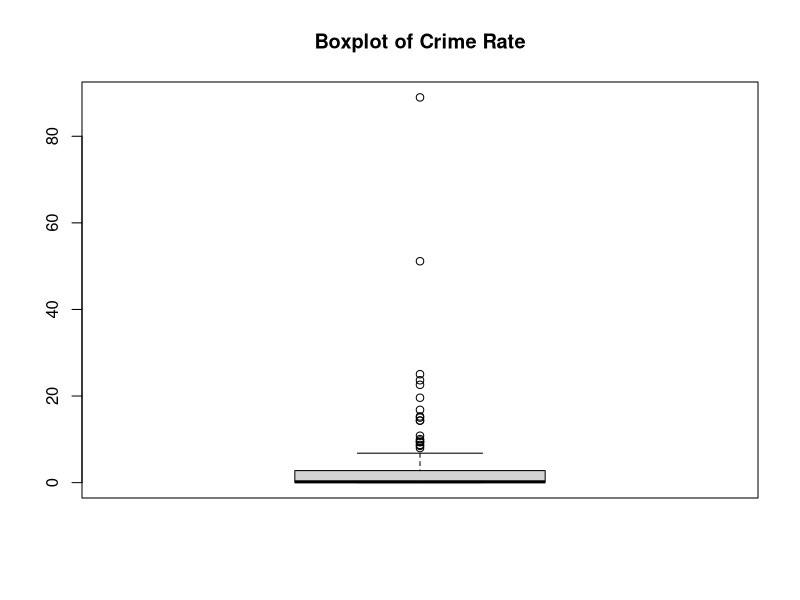
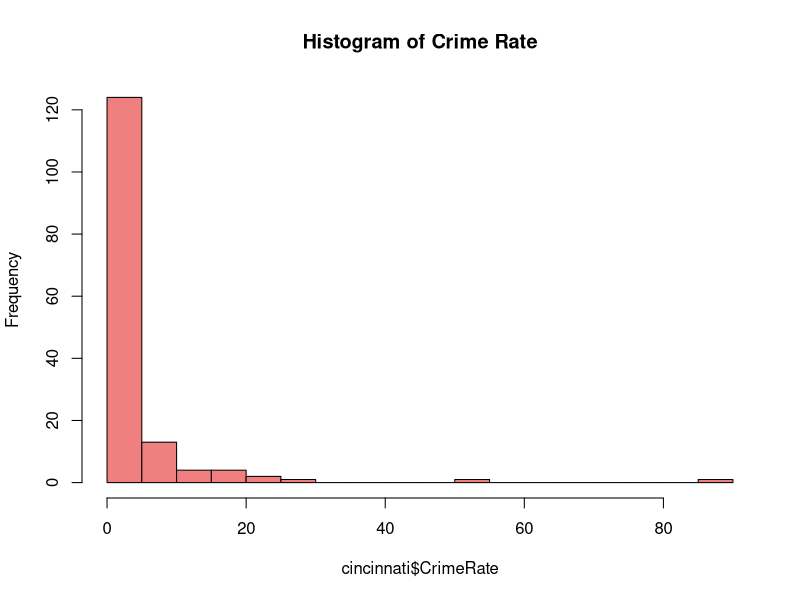
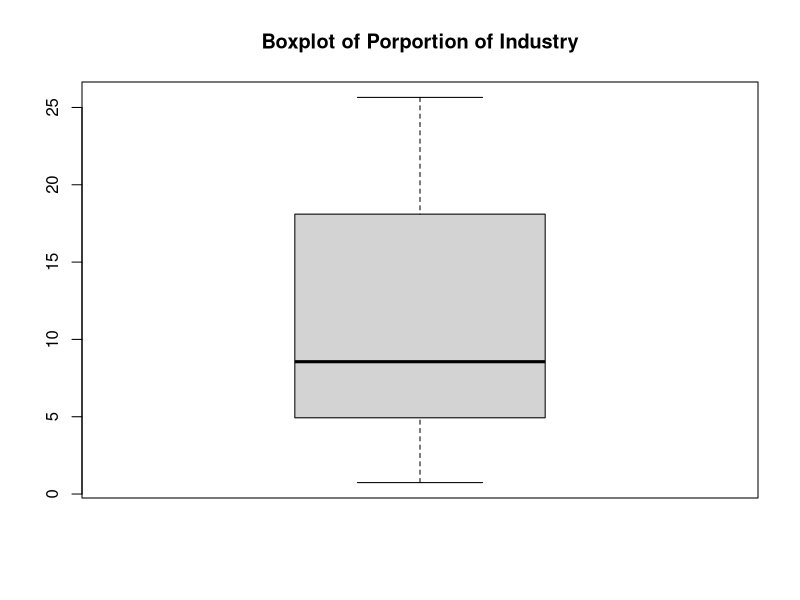
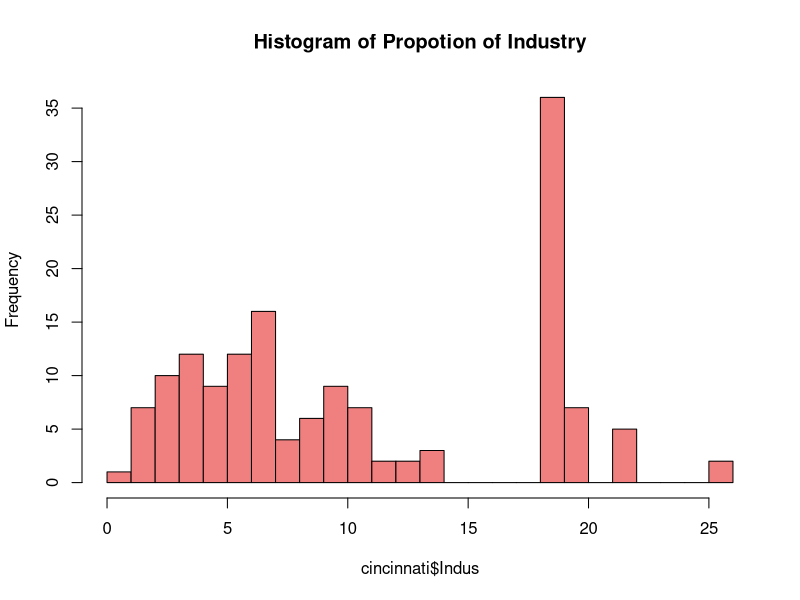
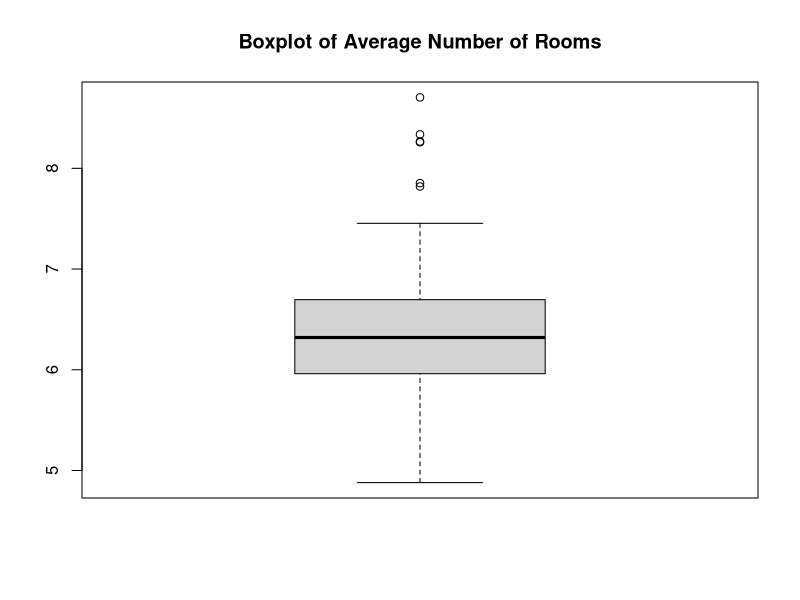
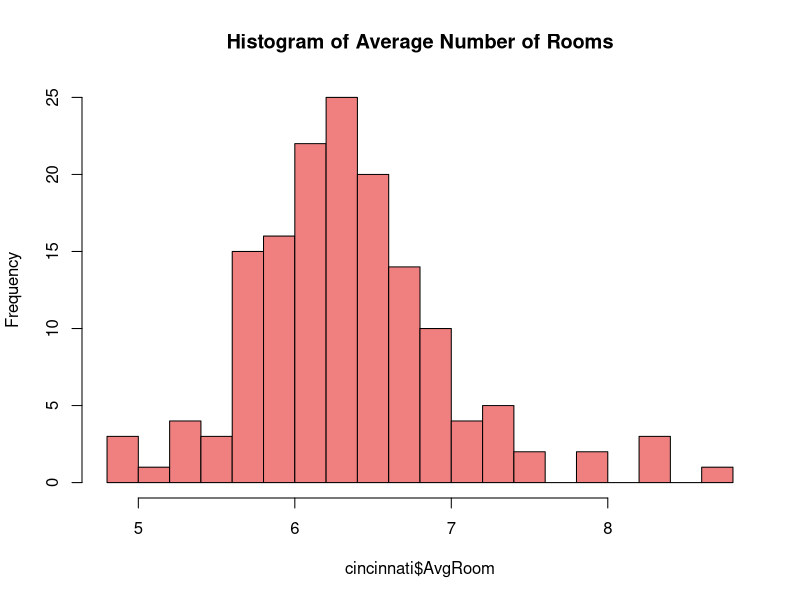
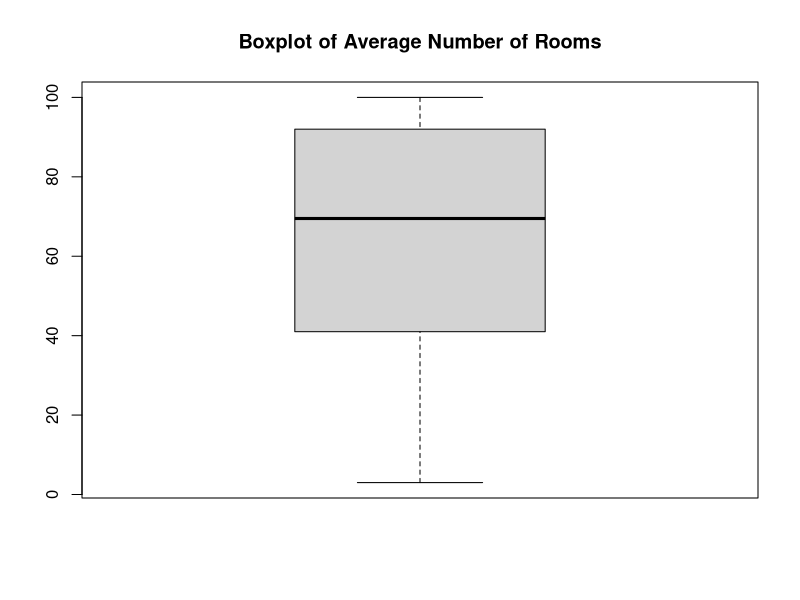
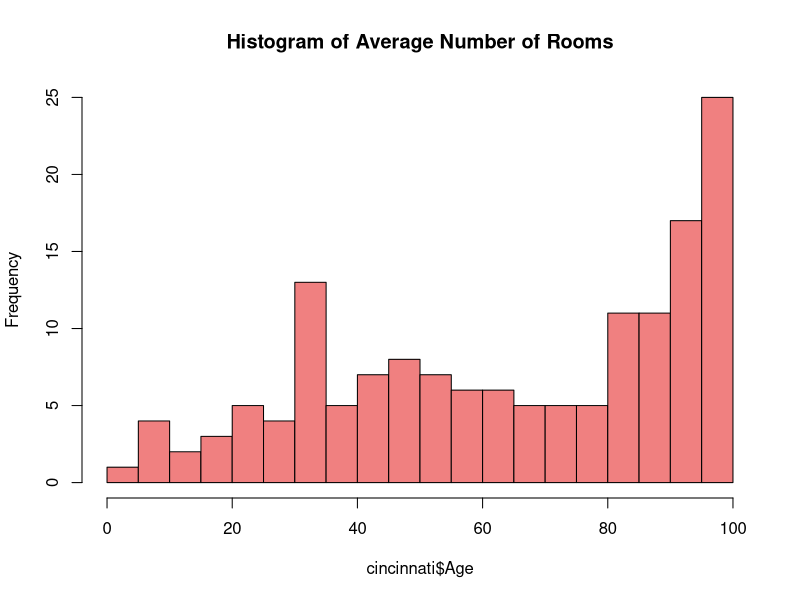

These figures' R source, in order: (Note: this script raises an error after producing the figures.)
## ---- chunk 1

#CrimeRate - Per capita crime rate by city
#Indus - Proportion of non-retail business acres per city.
#River – River front or not (1-bounds river; 0-otherwise)
#AvgRoom - Average number of rooms per dwelling per city
#Age – Average age of a house by city
#Tax - full-value property-tax rate per $10,000
#PTRatio - pupil-teacher ratio by city
#LStat - % lower status of the population by city
#MedPrice - Median price of owner-occupied homes in $1000's

#Load necessary libraries
#------------------------
library(tidyverse)
library(ggplot2)
library(GGally)

#Ingest data
#------------------------
cincinnati <- read_csv("CINCINNATI.csv")
head(cincinnati)

## ---- chunk 2
#Data cleaning
#------------------------

#Check for missing values
any(is.na(cincinnati))

#Check for duplicates
colSums(is.na(cincinnati))

#Check for correct format
str(cincinnati$CrimeRate)
str(cincinnati$Indus)
str(cincinnati$River)
str(cincinnati$AvgRoom)
str(cincinnati$Age)
str(cincinnati$Tax)
str(cincinnati$PTRatio)
str(cincinnati$LStat)
str(cincinnati$MedPrice)

#Check for inconsistencies/invalid values
any(cincinnati$CrimeRate < 0)
any(cincinnati$Indus <= 0)
any(cincinnati$River < 0 | cincinnati$River > 1)
any(cincinnati$AvgRoom < 0)
any(cincinnati$Age < 0)
any(cincinnati$Age <= 0)
any(cincinnati$Tax <= 0)
any(cincinnati$PTRatio <= 0)
any(cincinnati$PTRatio <= 0)
any(cincinnati$LStat < 0 | cincinnati$LStat > 100)
any(cincinnati$MedPrice <= 0)

#Look for outliers, determine how to handle them
summary(cincinnati$CrimeRate)
boxplot(cincinnati$CrimeRate, main = "Boxplot of Crime Rate")
hist(cincinnati$CrimeRate, breaks = 20, col = "lightcoral", main = "Histogram of Crime Rate")
#Conclusion: There are two high crimerate outliers, but they are still reasonable, and without knowing which city the crime rate is associated with, there's no way to investigate to see if we can justify removing it 

summary(cincinnati$Indus)
boxplot(cincinnati$Indus, main = "Boxplot of Porportion of Industry")
hist(cincinnati$Indus, breaks = 20, col = "lightcoral", main = "Histogram of Propotion of Industry")
#Conclusion: No outliers

summary(cincinnati$AvgRoom)
boxplot(cincinnati$AvgRoom, main = "Boxplot of Average Number of Rooms")
hist(cincinnati$AvgRoom, breaks = 20, col = "lightcoral", main = "Histogram of Average Number of Rooms")
#Conclusion: No outliers

summary(cincinnati$Age)
boxplot(cincinnati$Age, main = "Boxplot of Average Number of Rooms")
hist(cincinnati$Age, breaks = 20, col = "lightcoral", main = "Histogram of Average Number of Rooms")
#Conclusion: No outliers

summary(cincinnati$Tax)
boxplot(cincinnati$Tax, main = "Boxplot of Tax Rate")
hist(cincinnati$Tax, breaks = 20, col = "lightcoral", main = "Histogram of Tax Rate")
outlier <- subset(cincinnati, Tax == 666)
outlier
#Conclusion: Initially it looks like there is an outlier on 666, but upon further examination, there are 36 records with this value, meaning it's not an outlier

summary(cincinnati$PTRatio)
boxplot(cincinnati$PTRatio, main = "Boxplot of Pupil-teacher ratio")
hist(cincinnati$PTRatio, breaks = 20, col = "lightcoral", main = "Histogram of Pupil-teacher ratio")
#Conclusion: One entry is a bit low, but not an outlier

summary(cincinnati$LStat)
boxplot(cincinnati$LStat, main = "Boxplot of Lower Status Proportion")
hist(cincinnati$LStat, breaks = 20, col = "lightcoral", main = "Histogram of Lower Status Proportion")
#Conclusion: No outliers

summary(cincinnati$MedPrice)
boxplot(cincinnati$MedPrice, main = "Boxplot of Median House Price")
hist(cincinnati$MedPrice, breaks = 20, col = "lightcoral", main = "Histogram of Median House Price")
#Conclusion: No outliers
## ---- chunk 3
#Exploratory Analysis
#------------------------
#Analyze relationship between variables
ggpairs(cincinnati)
#Biggest impact on Median Home Price:
#-AvgRooms 0.747 (More rooms = more $)
#-LStat -0.751 (Lower status = less $)
#-PTRatio -0.575 (higher ratio = less teachers/student = less $)
#-Indus -0.574 (more non-retail business = less appealing to live at = less $)
#-Tax -0.540 (higher tax rate = lower $)
#-Age -0.482 (the older the house = less $)

#Possible Variable interdependency
#-Tax/CrimeRate 0.538
#-Tax/Indus 0.698
#-Age/Indus 0.671
#-LStat/Indus 0.645
#-LStat/AvgRoom -0.615
#-Tax/Age  0.508
#-Age/LStat 0.654
#-LStat/Tax 0.565


#Check linear regression assumption of linearity
ggplot(cincinnati, aes(x = CrimeRate, y = MedPrice)) + 
  geom_point() +  
  labs(title = "Crimerate vs Price",
       x = "Crimerate",
       y = "Price") +
  theme_minimal()             
#Result: Negative non-linear

ggplot(cincinnati, aes(x = River, y = MedPrice)) + 
  geom_point() +  
  labs(title = "River vs Price",
       x = "River",
       y = "Price") +
  theme_minimal()             
#Result: Small negative correlation for on river

ggplot(cincinnati, aes(x = AvgRoom, y = MedPrice)) + 
  geom_point() +  
  labs(title = "AvgRoom vs Price",
       x = "AvgRoom",
       y = "Price") +
  theme_minimal()             
#Result: Clear Positive Linear 

ggplot(cincinnati, aes(x = Age, y = MedPrice)) + 
  geom_point() +  
  labs(title = "Age vs Price",
       x = "Age",
       y = "Price") +
  theme_minimal()             
#Result: Negative Non-linear 

ggplot(cincinnati, aes(x = Tax, y = MedPrice)) + 
  geom_point() +  
  labs(title = "Tax vs Price",
       x = "Tax",
       y = "Price") +
  theme_minimal()             
#Result: Negative Correlation

ggplot(cincinnati, aes(x = PTRatio, y = MedPrice)) + 
  geom_point() +  
  labs(title = "PTRatio vs Price",
       x = "PTRatio",
       y = "Price") +
  theme_minimal()             
#Result: Loose linear negative

ggplot(cincinnati, aes(x = LStat, y = MedPrice)) + 
  geom_point() +  
  labs(title = "LStat vs Price",
       x = "LStat",
       y = "Price") +
  theme_minimal()             
#Result: Non-linear negative

## ---- chunk 4
#Linear Regression
#------------------------
model <- lm(MedPrice ~ CrimeRate + Indus + River + AvgRoom + Age + Tax + PTRatio + LStat, data = cincinnati)
summary(model)
## ---- chunk 5
# Investigating the RelationShip between Housing Age and Room Size
ggplot(cincinnati, aes(x = Age, y = AvgRoom)) +
  geom_point(color = "blue") +
  labs(title = "Relationship between Housing Age and Average Room Size",
       x = "Housing Age (Years)",
       y = "Average Number of Rooms") +
  theme_minimal()

# Calculate correlation coefficient
age_avgroom_cor <- cor(cincinnati$Age, cincinnati$AvgRoom)
print(paste("The Pearson correlation coefficient between Age and AvgRoom is:", round(age_avgroom_cor, 3)))

cor.test(cincinnati$Age, cincinnati$AvgRoom)

## ---- chunk 6
qqnorm(residuals(model), main = "Q–Q Plot of Model Residuals")
qqline(residuals(model), col = "red")
## ---- chunk 7
model_log <- lm(log(MedPrice) ~ CrimeRate + Indus + River + AvgRoom + Age + Tax + PTRatio + LStat, data = cincinnati)
qqnorm(residuals(model_log), main = "Q–Q Plot of log(MedPrice) Model Residuals")
qqline(residuals(model_log), col = "red")
summary(model_log)
## ---- chunk 8
#BOXCOX
library(MASS)
bc <- boxcox(model, plotit = TRUE)
lambda <- bc$x[which.max(bc$y)]
cat("Optimal lambda:", lambda, "\n")

## ---- chunk 9
lambda_opt <- 0.2626263
cincinnati1 <- cincinnati1 %>%
  mutate(MedPrice_trans = (MedPrice^lambda_opt - 1)/lambda_opt)
## ---- chunk 10
model_boxcox <- lm(MedPrice_trans ~ CrimeRate + Indus + River + AvgRoom + Age + Tax + PTRatio + LStat, data = cincinnati1)
summary(model_boxcox)


## ---- chunk 11
qqnorm(residuals(model_boxcox), main = "Q–Q Plot of Model Residuals")
qqline(residuals(model_boxcox), col = "red")

